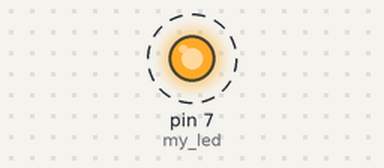
This sketch was run on a simulated Arduino Uno, built with avr-gcc and run on an emulated ATmega328P. Shown: output pins drawn as LEDs (lit = HIGH). Dashed ring = blinking.

Above: at 0.5 s.
Timing chart, 0 to 4.6 s (numbered marks = the images above):
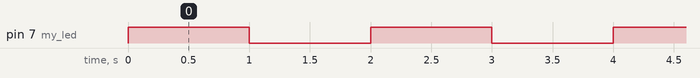

The sketch:

sketch_mar14a.ino
```cpp
//This is my first Arduino program
// This is for blink LED
#define my_led 7 //global declaration
void setup() {
     pinMode(my_led, OUTPUT);
}
void loop(){
  digitalWrite(my_led, HIGH);
  Serial.println("LED Turn ON");
  delay(1000);

  digitalWrite(my_led, LOW);
  Serial.println("LED Turn OFF");
  delay(1000);

}
```

Measured:
- by itself, pin 7 (my_led): alternates HIGH for 1.0 s and LOW for 1.0 s
